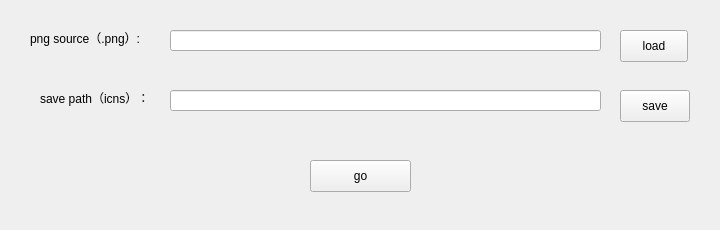
<?xml version="1.0" encoding="UTF-8"?>
<ui version="4.0">
 <class>MainWindow</class>
 <widget class="QMainWindow" name="MainWindow">
  <property name="geometry">
   <rect>
    <x>0</x>
    <y>0</y>
    <width>720</width>
    <height>230</height>
   </rect>
  </property>
  <property name="windowTitle">
   <string>MainWindow</string>
  </property>
  <widget class="QWidget" name="centralwidget">
   <widget class="QLabel" name="label">
    <property name="geometry">
     <rect>
      <x>30</x>
      <y>30</y>
      <width>125</width>
      <height>16</height>
     </rect>
    </property>
    <property name="text">
     <string>png source（.png）:</string>
    </property>
   </widget>
   <widget class="QPushButton" name="pushButton">
    <property name="geometry">
     <rect>
      <x>310</x>
      <y>160</y>
      <width>101</width>
      <height>32</height>
     </rect>
    </property>
    <property name="text">
     <string>go</string>
    </property>
   </widget>
   <widget class="QLineEdit" name="lineEdit_load">
    <property name="geometry">
     <rect>
      <x>170</x>
      <y>30</y>
      <width>431</width>
      <height>21</height>
     </rect>
    </property>
   </widget>
   <widget class="QLabel" name="label_2">
    <property name="geometry">
     <rect>
      <x>40</x>
      <y>90</y>
      <width>123</width>
      <height>16</height>
     </rect>
    </property>
    <property name="text">
     <string>save path（icns）：</string>
    </property>
   </widget>
   <widget class="QLineEdit" name="lineEdit_save">
    <property name="geometry">
     <rect>
      <x>170</x>
      <y>90</y>
      <width>431</width>
      <height>21</height>
     </rect>
    </property>
   </widget>
   <widget class="QPushButton" name="pushButton_load">
    <property name="geometry">
     <rect>
      <x>620</x>
      <y>30</y>
      <width>68</width>
      <height>32</height>
     </rect>
    </property>
    <property name="text">
     <string>load</string>
    </property>
   </widget>
   <widget class="QPushButton" name="pushButton_save">
    <property name="geometry">
     <rect>
      <x>620</x>
      <y>90</y>
      <width>70</width>
      <height>32</height>
     </rect>
    </property>
    <property name="text">
     <string>save</string>
    </property>
   </widget>
  </widget>
 </widget>
 <resources/>
 <connections/>
</ui>
